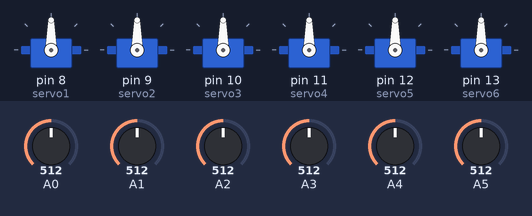
This sketch was run on a simulated Arduino Uno, built with avr-gcc and run on an emulated ATmega328P. Shown: 6 × servo. The inputs (shaded band) are chosen by the test bench; at power-on: A0 = 512, A1 = 512, A2 = 512, A3 = 512, A4 = 512, A5 = 512.

Above: at 1.2 s.
1.3 s: A0 set to 716
At 2.1 s:
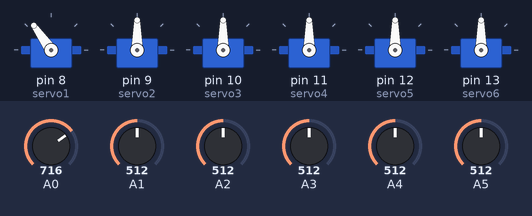
2.8 s: A1 set to 716
At 4.0 s:
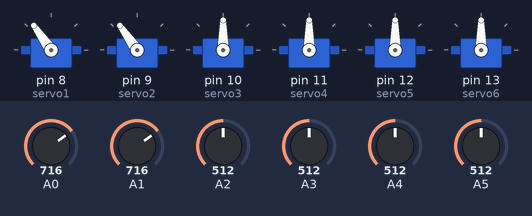
4.3 s: A2 set to 716
At 5.5 s:
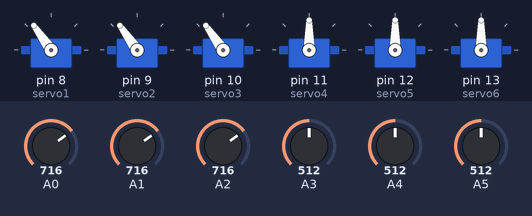
5.8 s: A3 set to 716
At 6.9 s:
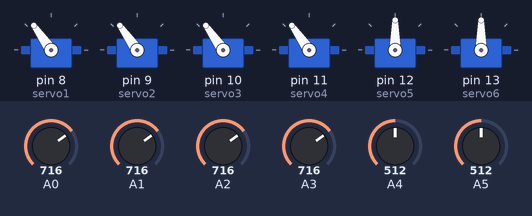
7.3 s: A4 set to 716
At 7.6 s:
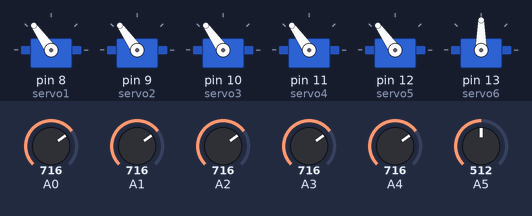
8.8 s: A5 set to 716
At 10.2 s:
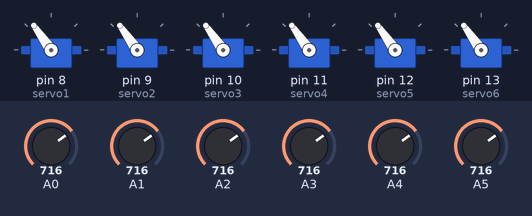
Timing chart, 0 to 11.3 s (numbered marks = the images above; inputs shaded):
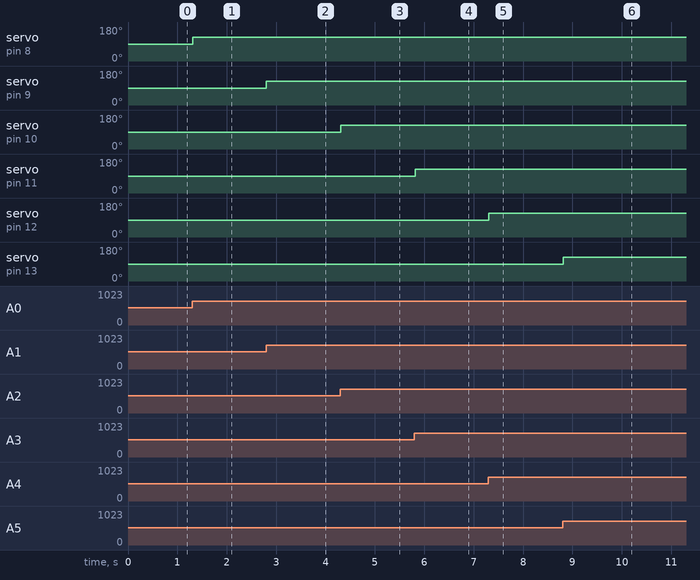

The sketch:

6-servo_arduino.ino
```cpp
#include <Servo.h>

Servo servo1;
Servo servo2;
Servo servo3;
Servo servo4;
Servo servo5;
Servo servo6;

int val1;
int val2;
int val3;
int val4;
int val5;
int val6;

void setup() {
  servo1.attach(8);
  servo2.attach(9);
  servo3.attach(10);
  servo4.attach(11);
  servo5.attach(12);
  servo6.attach(13);

}

void loop() {
  val1 = analogRead(A0);
  val1 = map(val1, 0, 1023, 0, 180);
  servo1.write(val1);

  val2 = analogRead(A1);
  val2 = map(val2, 0, 1023, 0, 180);
  servo2.write(val2);

  val3 = analogRead(A2);
  val3 = map(val3, 0, 1023, 0, 180);
  servo3.write(val3);

  val4 = analogRead(A3);
  val4 = map(val4, 0, 1023, 0, 180);
  servo4.write(val4);

  val5 = analogRead(A4);
  val5 = map(val5, 0, 1023, 0, 180);
  servo5.write(val5);


  val6 = analogRead(A5);
  val6 = map(val6, 0, 1023, 0, 180);
  servo6.write(val6);


  delay(15);
}
```

Measured:
- after the input at 1.3 s, servo on pin 8 (servo1): 90° → 125° at once
- after the input at 2.8 s, servo on pin 9 (servo2): 90° → 125° at once
- after the input at 4.3 s, servo on pin 10 (servo3): 90° → 125° at once
- after the input at 5.8 s, servo on pin 11 (servo4): 90° → 125° at once
- after the input at 7.3 s, servo on pin 12 (servo5): 90° → 125° at once
- after the input at 8.8 s, servo on pin 13 (servo6): 90° → 125° at once
